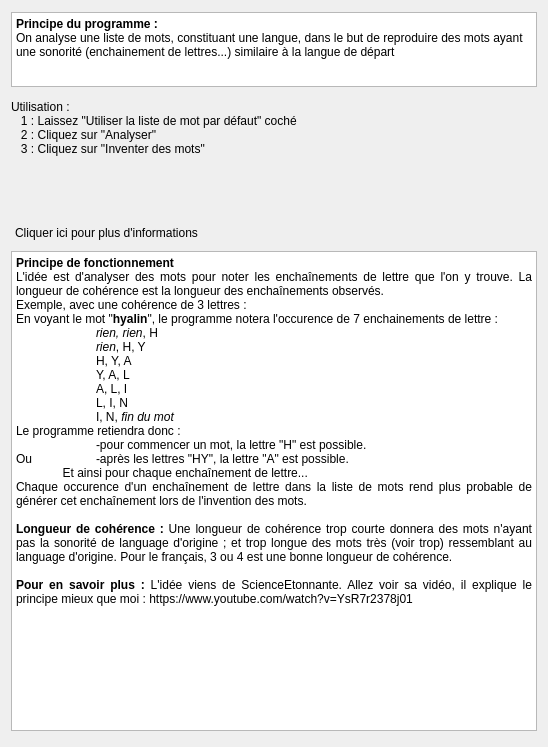
<?xml version="1.0" encoding="UTF-8"?>
<ui version="4.0">
 <class>FenAide</class>
 <widget class="QDialog" name="FenAide">
  <property name="geometry">
   <rect>
    <x>0</x>
    <y>0</y>
    <width>544</width>
    <height>747</height>
   </rect>
  </property>
  <property name="windowTitle">
   <string>Aide !</string>
  </property>
  <layout class="QGridLayout" name="gridLayout">
   <item row="1" column="0">
    <widget class="QLabel" name="label_fonctionnement">
     <property name="sizePolicy">
      <sizepolicy hsizetype="Preferred" vsizetype="Fixed">
       <horstretch>0</horstretch>
       <verstretch>0</verstretch>
      </sizepolicy>
     </property>
     <property name="minimumSize">
      <size>
       <width>0</width>
       <height>81</height>
      </size>
     </property>
     <property name="maximumSize">
      <size>
       <width>16777215</width>
       <height>81</height>
      </size>
     </property>
     <property name="text">
      <string>Utilisation :
   1 : Laissez &quot;Utiliser la liste de mot par défaut&quot; coché
   2 : Cliquez sur &quot;Analyser&quot;
   3 : Cliquez sur &quot;Inventer des mots&quot;
</string>
     </property>
    </widget>
   </item>
   <item row="0" column="0">
    <widget class="QTextEdit" name="text_principe">
     <property name="minimumSize">
      <size>
       <width>526</width>
       <height>75</height>
      </size>
     </property>
     <property name="maximumSize">
      <size>
       <width>16777215</width>
       <height>75</height>
      </size>
     </property>
     <property name="readOnly">
      <bool>true</bool>
     </property>
     <property name="html">
      <string>&lt;!DOCTYPE HTML PUBLIC &quot;-//W3C//DTD HTML 4.0//EN&quot; &quot;http://www.w3.org/TR/REC-html40/strict.dtd&quot;&gt;
&lt;html&gt;&lt;head&gt;&lt;meta name=&quot;qrichtext&quot; content=&quot;1&quot; /&gt;&lt;style type=&quot;text/css&quot;&gt;
p, li { white-space: pre-wrap; }
&lt;/style&gt;&lt;/head&gt;&lt;body style=&quot; font-family:'Noto Sans'; font-size:9pt; font-weight:400; font-style:normal;&quot;&gt;
&lt;p style=&quot; margin-top:0px; margin-bottom:0px; margin-left:0px; margin-right:0px; -qt-block-indent:0; text-indent:0px;&quot;&gt;&lt;span style=&quot; font-weight:600;&quot;&gt;Principe du programme : &lt;/span&gt;&lt;/p&gt;
&lt;p style=&quot; margin-top:0px; margin-bottom:0px; margin-left:0px; margin-right:0px; -qt-block-indent:0; text-indent:0px;&quot;&gt;On analyse une liste de mots, constituant une langue, dans le but de reproduire des mots ayant une sonorité (enchainement de lettres...) similaire à la langue de départ&lt;/p&gt;&lt;/body&gt;&lt;/html&gt;</string>
     </property>
    </widget>
   </item>
   <item row="3" column="0">
    <layout class="QHBoxLayout" name="horizontalLayout">
     <item>
      <widget class="QPushButton" name="bouton_moreInfo">
       <property name="text">
        <string>Cliquer ici pour plus d'informations</string>
       </property>
       <property name="iconSize">
        <size>
         <width>15</width>
         <height>15</height>
        </size>
       </property>
       <property name="flat">
        <bool>true</bool>
       </property>
      </widget>
     </item>
     <item>
      <spacer name="horizontalSpacer">
       <property name="orientation">
        <enum>Qt::Horizontal</enum>
       </property>
       <property name="sizeHint" stdset="0">
        <size>
         <width>40</width>
         <height>20</height>
        </size>
       </property>
      </spacer>
     </item>
    </layout>
   </item>
   <item row="2" column="0">
    <spacer name="verticalSpacer">
     <property name="orientation">
      <enum>Qt::Vertical</enum>
     </property>
     <property name="sizeType">
      <enum>QSizePolicy::Fixed</enum>
     </property>
     <property name="sizeHint" stdset="0">
      <size>
       <width>20</width>
       <height>40</height>
      </size>
     </property>
    </spacer>
   </item>
   <item row="6" column="0">
    <widget class="QTextEdit" name="text_details">
     <property name="sizePolicy">
      <sizepolicy hsizetype="Expanding" vsizetype="Fixed">
       <horstretch>0</horstretch>
       <verstretch>10</verstretch>
      </sizepolicy>
     </property>
     <property name="minimumSize">
      <size>
       <width>0</width>
       <height>480</height>
      </size>
     </property>
     <property name="maximumSize">
      <size>
       <width>16777215</width>
       <height>480</height>
      </size>
     </property>
     <property name="readOnly">
      <bool>true</bool>
     </property>
     <property name="html">
      <string>&lt;!DOCTYPE HTML PUBLIC &quot;-//W3C//DTD HTML 4.0//EN&quot; &quot;http://www.w3.org/TR/REC-html40/strict.dtd&quot;&gt;
&lt;html&gt;&lt;head&gt;&lt;meta name=&quot;qrichtext&quot; content=&quot;1&quot; /&gt;&lt;style type=&quot;text/css&quot;&gt;
p, li { white-space: pre-wrap; }
&lt;/style&gt;&lt;/head&gt;&lt;body style=&quot; font-family:'Noto Sans'; font-size:9pt; font-weight:400; font-style:normal;&quot;&gt;
&lt;p align=&quot;justify&quot; style=&quot; margin-top:0px; margin-bottom:0px; margin-left:0px; margin-right:0px; -qt-block-indent:0; text-indent:0px;&quot;&gt;&lt;span style=&quot; font-weight:600;&quot;&gt;Principe de fonctionnement&lt;/span&gt;&lt;/p&gt;
&lt;p align=&quot;justify&quot; style=&quot; margin-top:0px; margin-bottom:0px; margin-left:0px; margin-right:0px; -qt-block-indent:0; text-indent:0px;&quot;&gt;L'idée est d'analyser des mots pour noter les enchaînements de lettre que l'on y trouve. La longueur de cohérence est la longueur des enchaînements observés.&lt;/p&gt;
&lt;p align=&quot;justify&quot; style=&quot; margin-top:0px; margin-bottom:0px; margin-left:0px; margin-right:0px; -qt-block-indent:0; text-indent:0px;&quot;&gt;Exemple, avec une cohérence de 3 lettres :&lt;/p&gt;
&lt;p align=&quot;justify&quot; style=&quot; margin-top:0px; margin-bottom:0px; margin-left:0px; margin-right:0px; -qt-block-indent:0; text-indent:0px;&quot;&gt;En voyant le mot &amp;quot;&lt;span style=&quot; font-weight:600;&quot;&gt;hyalin&lt;/span&gt;&amp;quot;, le programme notera l'occurence de 7 enchainements de lettre :&lt;/p&gt;
&lt;p align=&quot;justify&quot; style=&quot; margin-top:0px; margin-bottom:0px; margin-left:0px; margin-right:0px; -qt-block-indent:0; text-indent:0px;&quot;&gt;	&lt;span style=&quot; font-style:italic;&quot;&gt;rien, rien&lt;/span&gt;, H&lt;/p&gt;
&lt;p align=&quot;justify&quot; style=&quot; margin-top:0px; margin-bottom:0px; margin-left:0px; margin-right:0px; -qt-block-indent:0; text-indent:0px;&quot;&gt;	&lt;span style=&quot; font-style:italic;&quot;&gt;rien&lt;/span&gt;, H, Y&lt;/p&gt;
&lt;p align=&quot;justify&quot; style=&quot; margin-top:0px; margin-bottom:0px; margin-left:0px; margin-right:0px; -qt-block-indent:0; text-indent:0px;&quot;&gt;	H, Y, A&lt;/p&gt;
&lt;p align=&quot;justify&quot; style=&quot; margin-top:0px; margin-bottom:0px; margin-left:0px; margin-right:0px; -qt-block-indent:0; text-indent:0px;&quot;&gt;	Y, A, L&lt;/p&gt;
&lt;p align=&quot;justify&quot; style=&quot; margin-top:0px; margin-bottom:0px; margin-left:0px; margin-right:0px; -qt-block-indent:0; text-indent:0px;&quot;&gt;	A, L, I&lt;/p&gt;
&lt;p align=&quot;justify&quot; style=&quot; margin-top:0px; margin-bottom:0px; margin-left:0px; margin-right:0px; -qt-block-indent:0; text-indent:0px;&quot;&gt;	L, I, N&lt;/p&gt;
&lt;p align=&quot;justify&quot; style=&quot; margin-top:0px; margin-bottom:0px; margin-left:0px; margin-right:0px; -qt-block-indent:0; text-indent:0px;&quot;&gt;	I, N, &lt;span style=&quot; font-style:italic;&quot;&gt;fin du mot&lt;/span&gt;&lt;/p&gt;
&lt;p align=&quot;justify&quot; style=&quot; margin-top:0px; margin-bottom:0px; margin-left:0px; margin-right:0px; -qt-block-indent:0; text-indent:0px;&quot;&gt;Le programme retiendra donc :&lt;/p&gt;
&lt;p align=&quot;justify&quot; style=&quot; margin-top:0px; margin-bottom:0px; margin-left:0px; margin-right:0px; -qt-block-indent:0; text-indent:0px;&quot;&gt;	-pour commencer un mot, la lettre &amp;quot;H&amp;quot; est possible. &lt;/p&gt;
&lt;p align=&quot;justify&quot; style=&quot; margin-top:0px; margin-bottom:0px; margin-left:0px; margin-right:0px; -qt-block-indent:0; text-indent:0px;&quot;&gt;Ou 	-après les lettres &amp;quot;HY&amp;quot;, la lettre &amp;quot;A&amp;quot; est possible.&lt;/p&gt;
&lt;p align=&quot;justify&quot; style=&quot; margin-top:0px; margin-bottom:0px; margin-left:0px; margin-right:0px; -qt-block-indent:0; text-indent:0px;&quot;&gt;              Et ainsi pour chaque enchaînement de lettre...&lt;/p&gt;
&lt;p align=&quot;justify&quot; style=&quot; margin-top:0px; margin-bottom:0px; margin-left:0px; margin-right:0px; -qt-block-indent:0; text-indent:0px;&quot;&gt;Chaque occurence d'un enchaînement de lettre dans la liste de mots rend plus probable de générer cet enchaînement lors de l'invention des mots.&lt;/p&gt;
&lt;p align=&quot;justify&quot; style=&quot;-qt-paragraph-type:empty; margin-top:0px; margin-bottom:0px; margin-left:0px; margin-right:0px; -qt-block-indent:0; text-indent:0px;&quot;&gt;&lt;br /&gt;&lt;/p&gt;
&lt;p align=&quot;justify&quot; style=&quot; margin-top:0px; margin-bottom:0px; margin-left:0px; margin-right:0px; -qt-block-indent:0; text-indent:0px;&quot;&gt;&lt;span style=&quot; font-weight:600;&quot;&gt;Longueur de cohérence : &lt;/span&gt;Une longueur de cohérence trop courte donnera des mots n'ayant pas la sonorité de language d'origine ; et trop longue des mots très (voir trop) ressemblant au language d'origine. Pour le français, 3 ou 4 est une bonne longueur de cohérence.&lt;/p&gt;
&lt;p align=&quot;justify&quot; style=&quot;-qt-paragraph-type:empty; margin-top:0px; margin-bottom:0px; margin-left:0px; margin-right:0px; -qt-block-indent:0; text-indent:0px;&quot;&gt;&lt;br /&gt;&lt;/p&gt;
&lt;p align=&quot;justify&quot; style=&quot; margin-top:0px; margin-bottom:0px; margin-left:0px; margin-right:0px; -qt-block-indent:0; text-indent:0px;&quot;&gt;&lt;span style=&quot; font-weight:600;&quot;&gt;Pour en savoir plus : &lt;/span&gt;L'idée viens de ScienceEtonnante. Allez voir sa vidéo, il explique le principe mieux que moi : https://www.youtube.com/watch?v=YsR7r2378j01&lt;/p&gt;&lt;/body&gt;&lt;/html&gt;</string>
     </property>
    </widget>
   </item>
  </layout>
 </widget>
 <resources/>
 <connections/>
</ui>
